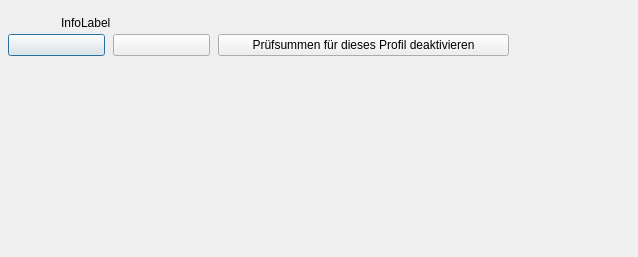
<?xml version="1.0" encoding="UTF-8"?>
<ui version="4.0">
  <class>ChecksumForm</class>
  <widget class="QDialog" name="ChecksumForm">
    <property name="geometry"><rect><x>0</x><y>0</y><width>564</width><height>257</height></rect></property>
    <property name="windowTitle"><string>ChecksumForm</string></property>
    <property name="vclBorderStyle" stdset="0"><string notr="true">bsDialog</string></property>
    <property name="vclPosition" stdset="0"><string notr="true">poOwnerFormCenter</string></property>
    <property name="vclDesignWidth" stdset="0"><number>564</number></property>
    <property name="vclDesignHeight" stdset="0"><number>257</number></property>
    <layout class="QGridLayout" name="ChecksumForm_Layout" columnstretch="0,0,0,0,1">
      <property name="leftMargin"><number>8</number></property>
      <property name="topMargin"><number>16</number></property>
      <property name="rightMargin"><number>4</number></property>
      <property name="bottomMargin"><number>8</number></property>
      <property name="horizontalSpacing"><number>8</number></property>
      <property name="verticalSpacing"><number>4</number></property>
      <item row="0" column="1" colspan="4">
        <widget class="QLabel" name="InfoLabel">
          <property name="text"><string>InfoLabel</string></property>
          <property name="textFormat"><enum>Qt::PlainText</enum></property>
          <property name="wordWrap"><bool>true</bool></property>
          <property name="alignment"><set>Qt::AlignLeft|Qt::AlignTop</set></property>
          <property name="minimumSize"><size><width>529</width><height>0</height></size></property>
        </widget>
      </item>
      <item row="1" column="0" colspan="2" alignment="Qt::AlignLeft">
        <widget class="QPushButton" name="YesButton">
          <property name="text"><string /></property>
          <property name="autoDefault"><bool>false</bool></property>
          <property name="vclKind" stdset="0"><string notr="true">bkYes</string></property>
          <property name="default"><bool>true</bool></property>
          <property name="vclModalResult" stdset="0"><string notr="true">mrYes</string></property>
          <property name="vclOnClick" stdset="0"><string notr="true">ButtonWork</string></property>
          <property name="minimumSize"><size><width>97</width><height>0</height></size></property>
        </widget>
      </item>
      <item row="1" column="2" alignment="Qt::AlignLeft">
        <widget class="QPushButton" name="NoButton">
          <property name="tag" stdset="0"><number>1</number></property>
          <property name="text"><string /></property>
          <property name="autoDefault"><bool>false</bool></property>
          <property name="vclKind" stdset="0"><string notr="true">bkNo</string></property>
          <property name="vclCancel" stdset="0"><bool>true</bool></property>
          <property name="vclModalResult" stdset="0"><string notr="true">mrNo</string></property>
          <property name="vclOnClick" stdset="0"><string notr="true">ButtonWork</string></property>
          <property name="minimumSize"><size><width>97</width><height>0</height></size></property>
        </widget>
      </item>
      <item row="1" column="3" alignment="Qt::AlignLeft">
        <widget class="QPushButton" name="TurnOffButton">
          <property name="tag" stdset="0"><number>2</number></property>
          <property name="text"><string>Prüfsummen für dieses Profil deaktivieren</string></property>
          <property name="icon"><iconset resource="../../resources/dfend.qrc"><normaloff>:/glyphs/bd0ff9a43277f4e6.png</normaloff></iconset></property>
          <property name="autoDefault"><bool>false</bool></property>
          <property name="vclCancel" stdset="0"><bool>true</bool></property>
          <property name="vclModalResult" stdset="0"><string notr="true">mrYes</string></property>
          <property name="vclOnClick" stdset="0"><string notr="true">ButtonWork</string></property>
          <property name="minimumSize"><size><width>291</width><height>0</height></size></property>
        </widget>
      </item>
      <item row="0" column="4">
        <spacer name="ChecksumForm_Layout_HFill">
          <property name="orientation"><enum>Qt::Horizontal</enum></property>
          <property name="sizeHint" stdset="0"><size><width>0</width><height>0</height></size></property>
        </spacer>
      </item>
      <item row="2" column="0">
        <spacer name="ChecksumForm_VFill">
          <property name="orientation"><enum>Qt::Vertical</enum></property>
          <property name="sizeHint" stdset="0"><size><width>0</width><height>0</height></size></property>
        </spacer>
      </item>
    </layout>
  </widget>
  <tabstops>
    <tabstop>YesButton</tabstop>
    <tabstop>NoButton</tabstop>
    <tabstop>TurnOffButton</tabstop>
  </tabstops>
  <resources>
    <include location="../../resources/dfend.qrc" />
  </resources>
  <connections />
</ui>
